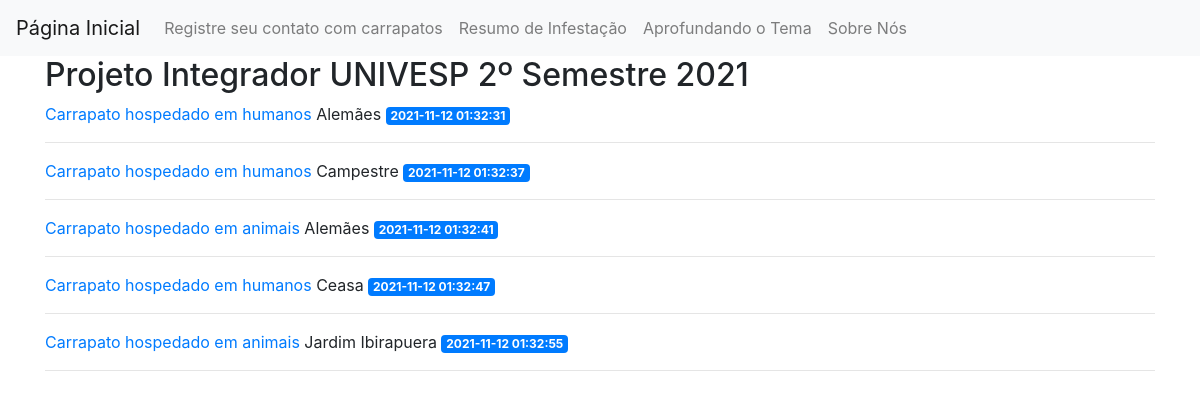
Before: / with the older database file.
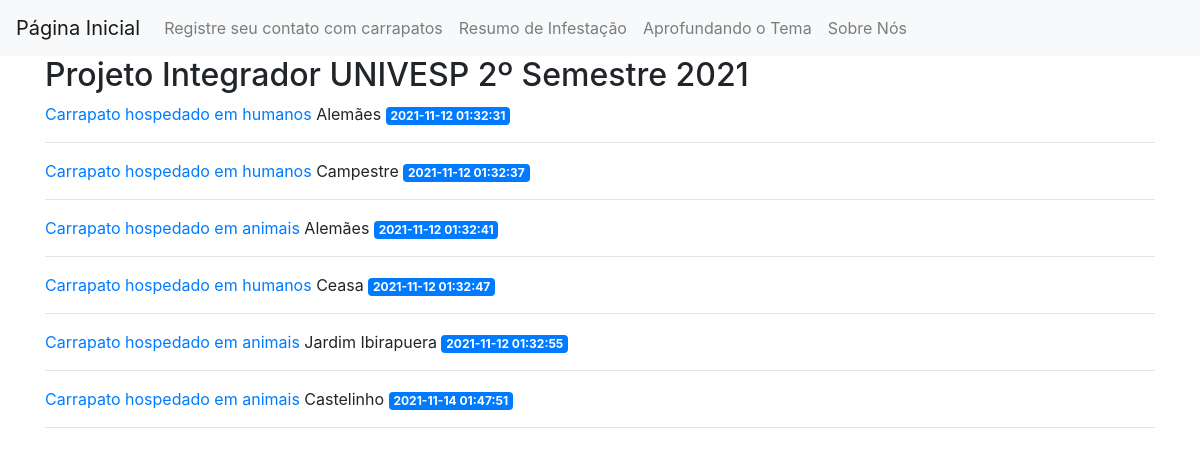
After: the same page with the newer database file.
### tables this page shows
CREATE TABLE posts (
    id INTEGER PRIMARY KEY AUTOINCREMENT,
    created TIMESTAMP NOT NULL DEFAULT CURRENT_TIMESTAMP,
    title TEXT NOT NULL,
    content TEXT NOT NULL
);

### app.py (the view)
@app.route('/')
def index():
    conn = get_db_connection()
    p = conn.execute('SELECT * FROM posts').fetchall()
    conn.close()
    return render_template('index.html', posts=p)

### app.py (called while the page is built)
def get_db_connection():
    conn = sqlite3.connect('database.db')
    conn.row_factory=sqlite3.Row
    return conn

### templates/index.html
{% extends 'base.html' %}
{% block content %}
       <h2>{% block title %} Projeto Integrador UNIVESP 2º Semestre 2021  {% endblock %}</h2>
    {% for post in posts %}
        <a href="{{ url_for('post', post_id=post['id']) }}">
            <d6>{{ post['title'] }}</d6>
        </a>
        <d6>{{ post['content'] }}</d6>
        <span class="badge badge-primary">{{ post['created'] }}</span>
        <hr>
    {% endfor %}
{% endblock %}

### templates/base.html (shortened to what this page needs)
<!doctype html>
<html lang="pt-br">
  <head>
    <link rel="stylesheet" href="static/css/style.css" >
<link rel="stylesheet" href="https://stackpath.bootstrapcdn.com/bootstrap/4.3.1/css/bootstrap.min.css">
  </head>
   <body>
    <nav class="navbar navbar-expand-md navbar-light bg-light">
        <a class="navbar-brand" href="{{ url_for('index')}}">Página Inicial</a>
        <div class="collapse navbar-collapse" id="navbarNav">
            <ul class="navbar-nav">
                <li class="nav-item">
            <a class="nav-link" href="{{url_for('create')}}">Registre seu contato com carrapatos</a>
            </li>
                <li class="nav-item">
            <a class="nav-link" href="{{url_for('db_process')}}">Resumo de Infestação</a>
            </li>
                <li class="nav-item">
                <a class="nav-link" href="{{url_for('aprofundando')}}">Aprofundando o Tema</a>
            </li>
            <li class="nav-item">
                <a class="nav-link" href="{{url_for('sobreNos')}}">Sobre Nós</a>
            </li>
            </ul>
        </div>
    </nav>
    <div class="container">
        {% block content %} {% endblock %}
    </div>
  </body>
</html>

### static/css/style.css (style rules this page uses)
body { background-image: url('C:/Users/eviei/Desktop/GIT_Exemplo/flask_blog_PI_UNIVESP/img/fundocontador.jpg'); }

Changed rows visible on the page:
added posts: title "Carrapato hospedado em animais", content "Castelinho", created "2021-11-14 01:47:51"
